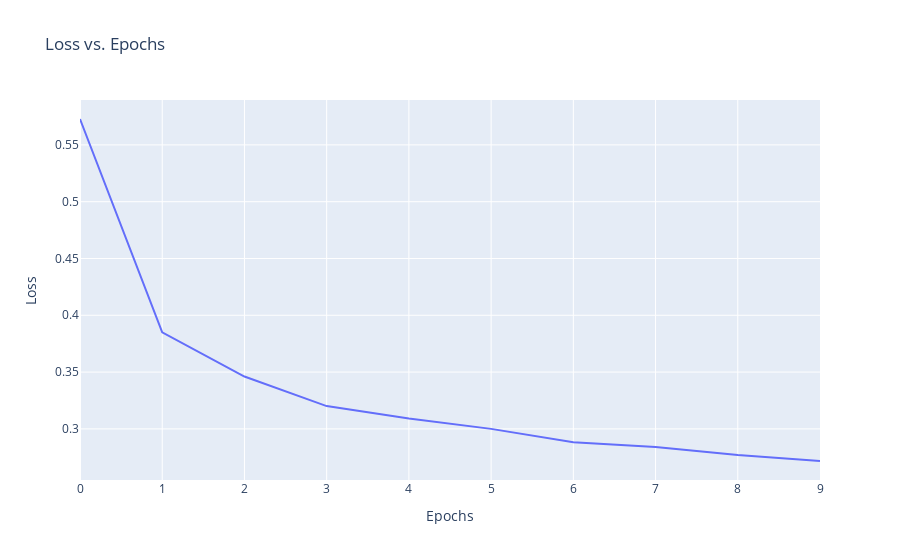

This figure's notebook cell:
### Code cell
fig = px.line(history_df, x = history_df.index.values , y = "loss",  labels = {"x" : "Epochs", "loss" : "Loss"}, title = "Loss vs. Epochs")
fig.show()

### Figure 1 — Plotly figure (JSON) as saved in the notebook; plotly's stock layout.template omitted (floating-point values rounded to 4 significant figures)
{"data": [{"hovertemplate": "Epochs=%{x}<br>Loss=%{y}<extra></extra>", "legendgroup": "", "line": {"color": "#636efa", "dash": "solid"}, "mode": "lines", "name": "", "orientation": "v", "showlegend": false, "type": "scatter", "x": [0, 1, 2, 3, 4, 5, 6, 7, 8, 9], "xaxis": "x", "y": [0.5728, 0.3849, 0.3461, 0.3201, 0.309, 0.3, 0.2882, 0.2841, 0.2771, 0.2717], "yaxis": "y"}], "layout": {"legend": {"tracegroupgap": 0}, "title": {"text": "Loss vs. Epochs"}, "xaxis": {"anchor": "y", "domain": [0, 1], "title": {"text": "Epochs"}}, "yaxis": {"anchor": "x", "domain": [0, 1], "title": {"text": "Loss"}}}}
